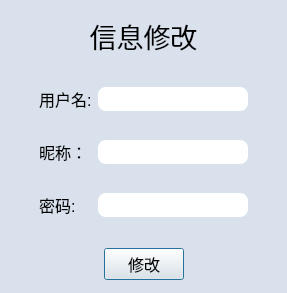
<?xml version="1.0" encoding="UTF-8"?>
<ui version="4.0">
 <class>myProfileDialog</class>
 <widget class="QDialog" name="myProfileDialog">
  <property name="geometry">
   <rect>
    <x>0</x>
    <y>0</y>
    <width>287</width>
    <height>293</height>
   </rect>
  </property>
  <property name="minimumSize">
   <size>
    <width>287</width>
    <height>293</height>
   </size>
  </property>
  <property name="maximumSize">
   <size>
    <width>287</width>
    <height>293</height>
   </size>
  </property>
  <property name="font">
   <font>
    <pointsize>15</pointsize>
   </font>
  </property>
  <property name="windowTitle">
   <string>信息修改</string>
  </property>
  <property name="styleSheet">
   <string notr="true">QLineEdit{
border-radius:8px;
}
QDialog{
	background-color: rgb(217, 226, 236);
}</string>
  </property>
  <layout class="QVBoxLayout" name="verticalLayout_2">
   <item>
    <spacer name="verticalSpacer">
     <property name="orientation">
      <enum>Qt::Vertical</enum>
     </property>
     <property name="sizeHint" stdset="0">
      <size>
       <width>20</width>
       <height>30</height>
      </size>
     </property>
    </spacer>
   </item>
   <item>
    <layout class="QHBoxLayout" name="horizontalLayout">
     <property name="topMargin">
      <number>5</number>
     </property>
     <property name="bottomMargin">
      <number>25</number>
     </property>
     <item>
      <spacer name="horizontalSpacer">
       <property name="orientation">
        <enum>Qt::Horizontal</enum>
       </property>
       <property name="sizeHint" stdset="0">
        <size>
         <width>40</width>
         <height>20</height>
        </size>
       </property>
      </spacer>
     </item>
     <item>
      <layout class="QVBoxLayout" name="verticalLayout">
       <item>
        <widget class="QLabel" name="label">
         <property name="font">
          <font>
           <pointsize>20</pointsize>
          </font>
         </property>
         <property name="text">
          <string>信息修改</string>
         </property>
         <property name="alignment">
          <set>Qt::AlignCenter</set>
         </property>
         <property name="margin">
          <number>-1</number>
         </property>
         <property name="indent">
          <number>-1</number>
         </property>
        </widget>
       </item>
       <item>
        <layout class="QGridLayout" name="gridLayout">
         <property name="leftMargin">
          <number>20</number>
         </property>
         <property name="topMargin">
          <number>25</number>
         </property>
         <property name="rightMargin">
          <number>20</number>
         </property>
         <property name="verticalSpacing">
          <number>29</number>
         </property>
         <item row="1" column="1">
          <widget class="QLineEdit" name="nicknameEdit">
           <property name="enabled">
            <bool>false</bool>
           </property>
           <property name="sizePolicy">
            <sizepolicy hsizetype="Expanding" vsizetype="Expanding">
             <horstretch>0</horstretch>
             <verstretch>0</verstretch>
            </sizepolicy>
           </property>
           <property name="minimumSize">
            <size>
             <width>0</width>
             <height>20</height>
            </size>
           </property>
           <property name="maxLength">
            <number>11</number>
           </property>
          </widget>
         </item>
         <item row="1" column="0">
          <widget class="QLabel" name="label_3">
           <property name="font">
            <font>
             <pointsize>12</pointsize>
            </font>
           </property>
           <property name="text">
            <string>昵称：</string>
           </property>
          </widget>
         </item>
         <item row="0" column="0">
          <widget class="QLabel" name="label_2">
           <property name="font">
            <font>
             <pointsize>12</pointsize>
            </font>
           </property>
           <property name="text">
            <string>用户名:</string>
           </property>
          </widget>
         </item>
         <item row="2" column="1">
          <widget class="QLineEdit" name="passwordEdit">
           <property name="enabled">
            <bool>false</bool>
           </property>
           <property name="sizePolicy">
            <sizepolicy hsizetype="Expanding" vsizetype="Expanding">
             <horstretch>0</horstretch>
             <verstretch>0</verstretch>
            </sizepolicy>
           </property>
           <property name="minimumSize">
            <size>
             <width>0</width>
             <height>20</height>
            </size>
           </property>
           <property name="maxLength">
            <number>20</number>
           </property>
          </widget>
         </item>
         <item row="2" column="0">
          <widget class="QLabel" name="label_4">
           <property name="font">
            <font>
             <pointsize>12</pointsize>
            </font>
           </property>
           <property name="text">
            <string>密码:</string>
           </property>
          </widget>
         </item>
         <item row="0" column="1">
          <widget class="QLineEdit" name="usernameEdit">
           <property name="enabled">
            <bool>false</bool>
           </property>
           <property name="minimumSize">
            <size>
             <width>150</width>
             <height>20</height>
            </size>
           </property>
          </widget>
         </item>
        </layout>
       </item>
      </layout>
     </item>
     <item>
      <spacer name="horizontalSpacer_2">
       <property name="orientation">
        <enum>Qt::Horizontal</enum>
       </property>
       <property name="sizeHint" stdset="0">
        <size>
         <width>40</width>
         <height>20</height>
        </size>
       </property>
      </spacer>
     </item>
    </layout>
   </item>
   <item>
    <layout class="QHBoxLayout" name="horizontalLayout_2">
     <item>
      <spacer name="horizontalSpacer_3">
       <property name="orientation">
        <enum>Qt::Horizontal</enum>
       </property>
       <property name="sizeHint" stdset="0">
        <size>
         <width>40</width>
         <height>20</height>
        </size>
       </property>
      </spacer>
     </item>
     <item>
      <widget class="QPushButton" name="changeButton">
       <property name="font">
        <font>
         <pointsize>12</pointsize>
        </font>
       </property>
       <property name="text">
        <string>修改</string>
       </property>
      </widget>
     </item>
     <item>
      <spacer name="horizontalSpacer_4">
       <property name="orientation">
        <enum>Qt::Horizontal</enum>
       </property>
       <property name="sizeHint" stdset="0">
        <size>
         <width>40</width>
         <height>20</height>
        </size>
       </property>
      </spacer>
     </item>
    </layout>
   </item>
   <item>
    <spacer name="verticalSpacer_2">
     <property name="orientation">
      <enum>Qt::Vertical</enum>
     </property>
     <property name="sizeHint" stdset="0">
      <size>
       <width>20</width>
       <height>38</height>
      </size>
     </property>
    </spacer>
   </item>
  </layout>
 </widget>
 <resources/>
 <connections/>
</ui>
